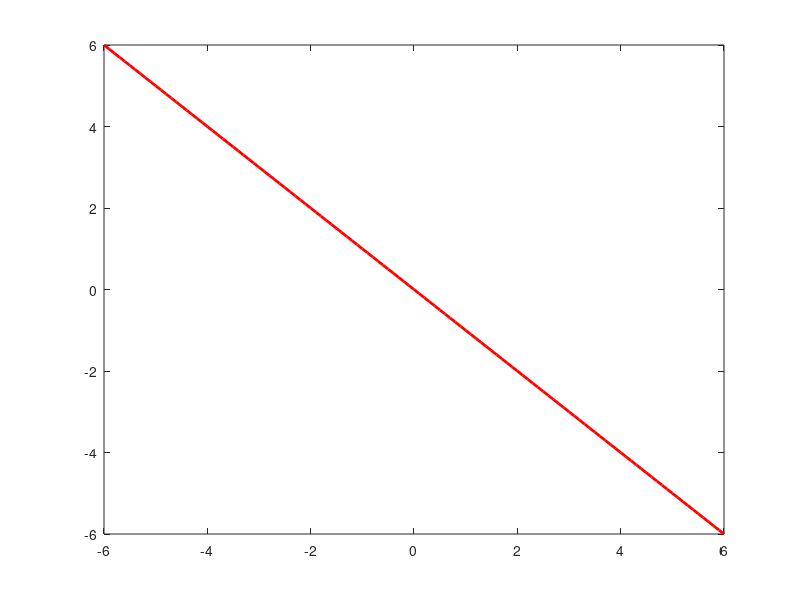

Source code (MATLAB):

m1 = [0 3]';
m2 = [2 1]';
C1 = [2 1 ; 1 2];
C2 = [1 0; 0 1];
wF = inv(C1+C2)*(m1-m2);
xx = -6:0.1:6;
yy = xx*wF(2)/wF(1);
plot(xx,yy,'r', 'LineWidth',2);